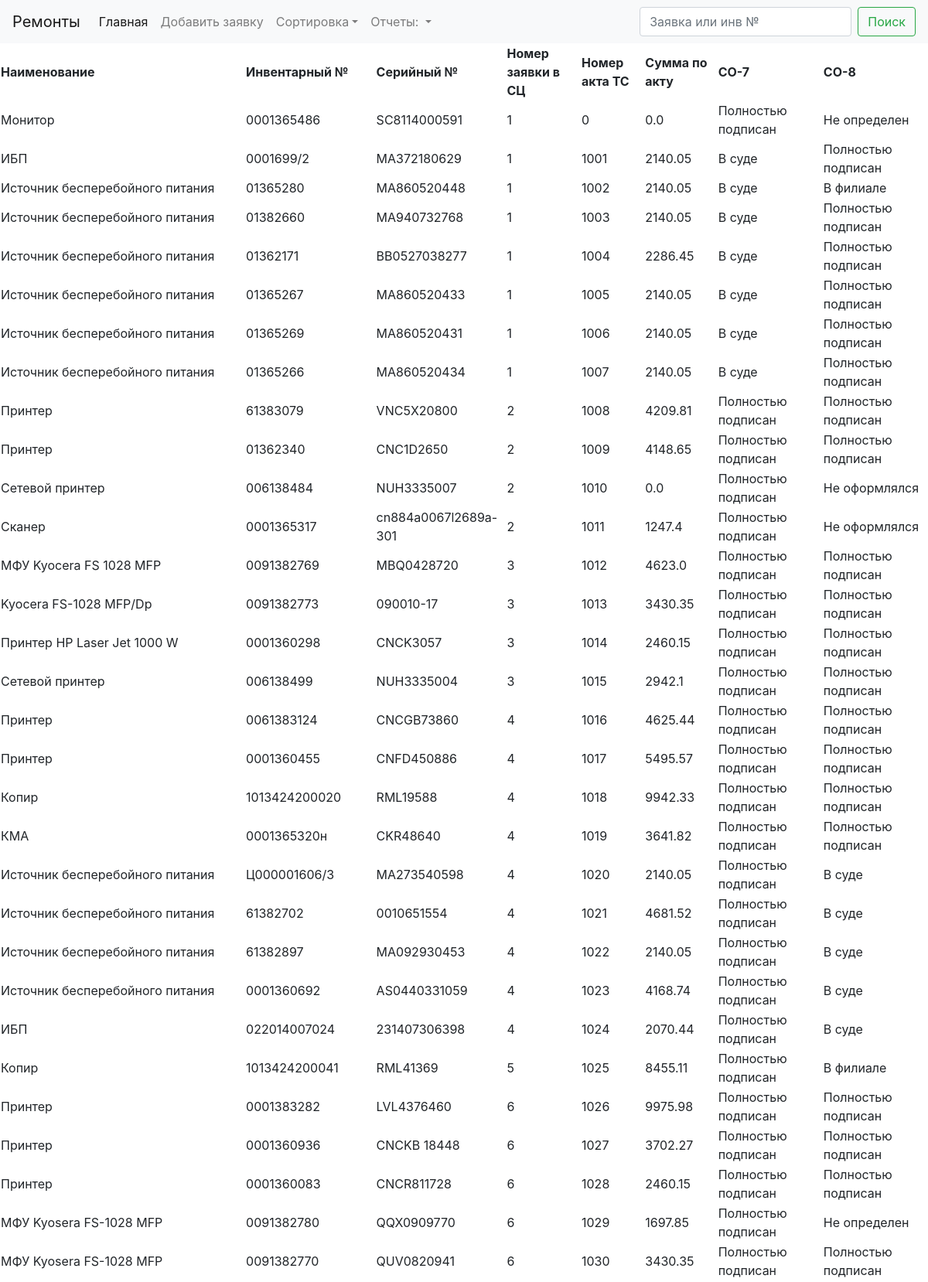
Page /reportservice (upper part) on the committed database.
### akts/models.py (models this page shows, shortened)
class Tickets(db.Model):
    id = db.Column(db.Integer, primary_key=True)
    localticket = db.Column(db.Integer)
    hotlineticket = db.Column(db.Integer)
    aktco7mode = db.Column(db.Integer)
    aktco7changedate = db.Column(db.Date)
    aktco7date = db.Column(db.Date)
    aktco8mode = db.Column(db.Integer)
    aktco8changedate = db.Column(db.Date)
    aktco8date = db.Column(db.Date)
    aktco41mode = db.Column(db.Integer)
    aktco42mode = db.Column(db.Integer)
    lowcourtcode = db.Column(db.String(8))
    serviceprovider = db.Column(db.Integer)
    serviceproviderdate = db.Column(db.Date)
    location = db.Column(db.Integer)
    locationdate = db.Column(db.Date)
    name = db.Column(db.String(50))
    inventnumder = db.Column(db.String(12))
    serialnumber = db.Column(db.String(12))
    serviceticket = db.Column(db.Integer)
    serviceakt = db.Column(db.Integer)
    serviceprice = db.Column(db.Float)
    remark = db.Column(db.String(50))
    typeofequipment = db.Column(db.Integer)
    dead = db.Column(db.Boolean)
    akt_priemki = db.Column(db.Integer)
    def serviceticketList(self):
        query = Tickets.query.with_entities(Tickets.serviceticket).\
            filter(Tickets.serviceprovider == 8).\
            order_by(Tickets.serviceticket).\
            group_by(Tickets.serviceticket).all()
        return [x.serviceticket for x in query]
    def tiketsByTicket(self, serviceticket, serviceprovider):
        query = Tickets.query.filter((Tickets.serviceticket == serviceticket) and (Tickets.serviceprovider == serviceprovider)).order_by(
            Tickets.serviceakt).all()
        return Tickets.fullListFromQuery(query)
    def fullListFromQuery(query):
        result = [{'localticket': x.localticket,
                 'hotlineticket': x.hotlineticket,
                 'aktco7mode': x.aktco7mode,
                 'aktco7date': x.aktco7date,
                 'aktco8mode': x.aktco8mode,
                 'aktco8date': x.aktco8date,
                 'aktco41mode': x.aktco41mode,
                 'aktco42mode': x.aktco42mode,
                 'lowcourtcode': x.lowcourtcode,
                 'serviceprovider': x.serviceprovider,
                 'serviceproviderdate': x.serviceproviderdate,
                 'location': x.location,
                 'locationdate': x.locationdate,
                 'name': x.name,
                 'inventnumder': x.inventnumder,
                 'serialnumber': x.serialnumber,
                 'serviceticket': x.serviceticket,
                 'serviceakt': x.serviceakt,
                 'serviceprice': x.serviceprice,
                 'remark': x.remark,
                 'dead': x.dead,
                 'akt_priemki': x.akt_priemki} for x in query]
        for item in result:
            currentAct7Mode = ActMode.query.get(item['aktco7mode'])
            currntAct8Mode = ActMode.query.get(item['aktco8mode'])
            currntAct41Mode = ActMode.query.get(item['aktco41mode'])
            currntAct42Mode = ActMode.query.get(item['aktco42mode'])
            currentLocation = Location.query.get(item['location'])
            currentServiceProvider = ServiceProvider.query.get(item['serviceprovider'])
            currentLowCourt = LowCourt.query.filter_by(code=item['lowcourtcode']).first()
            item['aktco7modename'] = currentAct7Mode.name
            item['aktco8modename'] = currntAct8Mode.name
            item['aktco41modename'] = currntAct41Mode.name
            item['aktco42modename'] = currntAct42Mode.name
            item['locationname'] = currentLocation.name
            item['serviceprovidername'] = currentServiceProvider.name
            item['lowcourtname'] = currentLowCourt.name
        return result

class ActMode(db.Model):
    id = db.Column(db.Integer, primary_key = True)
    name = db.Column(db.String(50))

### akts/views.py (the view)
@app.route('/reportservice')
def reportservice():
    tickets = models.Tickets()
    result = []  # Полный список заявок в СЦ для вывода в HTML
    resultsum = []
    resultsumall = 0
    slist = tickets.serviceticketList()
    for item in slist:
        stlist = tickets.tiketsByTicket(item, 8)
        summa = 0
        for s in stlist:
            result.append(s)
            summa += s['serviceprice']
        resultsumall += summa
        resultsum.append({'serviceticket': item, 'summa': summa})
    return render_template('reportservice.html', result=result, resultsum=resultsum, resultsumall=resultsumall)

### akts/templates/reportservice.html (shortened to what this page needs)
{% extends "base.html" %}
{% block content %}
    <table>
        <tr><th>Наименование</th><th>Инвентарный №</th><th>Серийный №</th><th>Номер заявки в СЦ</th><th>Номер акта ТС</th><th>Сумма по акту</th><th>CO-7</th><th>CO-8</th></tr>
        {% for list in result %}
            <tr><td>{{ list.name }} </td>
                <td>{{ list.inventnumder }} </td>
                <td>{{ list.serialnumber }} </td>
                <td>{{ list.serviceticket }} </td>
                <td>{{ list.serviceakt }} </td>
                <td>{{ list.serviceprice }} </td>
                <td>{{ list.aktco7modename }} </td>
                <td>{{ list.aktco8modename }} </td>
            </tr>
        {% endfor %}
    </table>
    {% for foo in resultsum %}
        Итого по заявке № {{ foo.serviceticket }} - {{ foo.summa }} рублей. <br>
    {% endfor %}
{% endblock %}

### akts/templates/base.html (shortened to what this page needs)
<!DOCTYPE html>
<html lang="en">
<head>
    <link rel="stylesheet" href="https://maxcdn.bootstrapcdn.com/bootstrap/4.0.0/css/bootstrap.min.css">
</head>
<body>
    <nav class="navbar sticky-top navbar-expand-lg navbar-light bg-light">
        <a class="navbar-brand" href="#">Ремонты</a>
        <div class="collapse navbar-collapse" id="navbarNavDropdown">
            <ul class="navbar-nav">
            <li class="nav-item active">
                <a class="nav-link" href="{{ url_for('lst') }}">Главная <span class="sr-only">(current)</span></a>
            </li>
            <li class="nav-item">
                <a class="nav-link" href="{{ url_for('add') }}">Добавить заявку</a>
            </li>
            <li class="nav-item dropdown">
                <a class="nav-link dropdown-toggle" href="#" id="navbarDropdownMenuLinkSort" data-toggle="dropdown" aria-haspopup="true" aria-expanded="false">Сортировка</a>
            </li>
            <li class="nav-item dropdown">
                <a class="nav-link dropdown-toggle" href="#" id="navbarDropdownMenuLinkReport" data-toggle="dropdown" aria-haspopup="true" aria-expanded="false">
                Отчеты:
                </a>
            </li>
            </ul>
        </div>
      <form method="post" class="form-inline">
        <input name="seek" class="form-control mr-sm-2" type="search" placeholder="Заявка или инв №" aria-label="Search">
        <button class="btn btn-outline-success my-2 my-sm-0" type="submit">Поиск</button>
      </form>
    </nav>
    {% block content %} {% endblock %}
</body>
</html>

### rows in the picture
Tickets: name "Монитор", inventnumder "0001365486", serialnumber "SC8114000591", serviceprice "0.0"
ActMode: aktco7modename "Полностью подписан" "Полностью подписан" "Полностью подписан" "Полностью подписан" "Полностью подписан" "Полностью подписан" "Полностью подписан" "Полностью подписан" "Полностью подписан" "Полностью подписан" "Полностью подписан" "Полностью подписан" "Полностью подписан" "Полностью подписан" "Полностью подписан" "Полностью подписан" "Полностью подписан" "Полностью подписан" "Полностью подписан" "Полностью подписан" "Полностью подписан" "Полностью подписан" "Полностью подписан" "Полностью подписан", aktco8modename "Полностью подписан" "Полностью подписан" "Полностью подписан" "Полностью подписан" "Полностью подписан" "Полностью подписан" "Полностью подписан" "Полностью подписан" "Полностью подписан" "Полностью подписан" "Полностью подписан" "Полностью подписан" "Полностью подписан" "Полностью подписан" "Полностью подписан" "Полностью подписан" "Полностью подписан" "Полностью подписан" "Полностью подписан" "Полностью подписан"
ActMode: aktco8modename "Не определен" "Не определен"
Tickets: name "ИБП", inventnumder "0001699/2", serialnumber "MA372180629", serviceakt "1001", serviceprice "2140.05"
ActMode: aktco7modename "В суде" "В суде" "В суде" "В суде" "В суде" "В суде" "В суде", aktco8modename "В суде" "В суде" "В суде" "В суде" "В суде"
Tickets: name "Источник бесперебойного питания", inventnumder "01365280", serialnumber "MA860520448", serviceakt "1002", serviceprice "2140.05"
ActMode: aktco8modename "В филиале" "В филиале"
Tickets: name "Источник бесперебойного питания", inventnumder "01382660", serialnumber "MA940732768", serviceakt "1003", serviceprice "2140.05"
Tickets: name "Источник бесперебойного питания", inventnumder "01362171", serialnumber "BB0527038277", serviceakt "1004", serviceprice "2286.45"
Tickets: name "Источник бесперебойного питания", inventnumder "01365267", serialnumber "MA860520433", serviceakt "1005", serviceprice "2140.05"
Tickets: name "Источник бесперебойного питания", inventnumder "01365269", serialnumber "MA860520431", serviceakt "1006", serviceprice "2140.05"
Tickets: name "Источник бесперебойного питания", inventnumder "01365266", serialnumber "MA860520434", serviceakt "1007", serviceprice "2140.05"
Tickets: name "Принтер", inventnumder "61383079", serialnumber "VNC5X20800", serviceakt "1008", serviceprice "4209.81"
Tickets: name "Принтер", inventnumder "01362340", serialnumber "CNC1D2650", serviceakt "1009", serviceprice "4148.65"
Tickets: name "Сетевой принтер", inventnumder "006138484", serialnumber "NUH3335007", serviceakt "1010", serviceprice "0.0"
ActMode: aktco8modename "Не оформлялся" "Не оформлялся"
Tickets: name "Сканер", inventnumder "0001365317", serialnumber "cn884a0067l2689a-301", serviceakt "1011", serviceprice "1247.4"
Tickets: name "МФУ Kyocera FS 1028 MFP", inventnumder "0091382769", serialnumber "MBQ0428720", serviceakt "1012", serviceprice "4623.0"
Tickets: name "Kyocera FS-1028 MFP/Dp", inventnumder "0091382773", serialnumber "090010-17", serviceakt "1013", serviceprice "3430.35"
Tickets: name "Принтер HP Laser Jet 1000 W", inventnumder "0001360298", serialnumber "CNCK3057", serviceakt "1014", serviceprice "2460.15"
Tickets: name "Сетевой принтер", inventnumder "006138499", serialnumber "NUH3335004", serviceakt "1015", serviceprice "2942.1"
Tickets: name "Принтер", inventnumder "0061383124", serialnumber "CNCGB73860", serviceakt "1016", serviceprice "4625.44"
Tickets: name "Принтер", inventnumder "0001360455", serialnumber "CNFD450886", serviceakt "1017", serviceprice "5495.57"
Tickets: name "Копир", inventnumder "1013424200020", serialnumber "RML19588", serviceakt "1018", serviceprice "9942.33"
Tickets: name "КМА", inventnumder "0001365320н", serialnumber "CKR48640", serviceakt "1019", serviceprice "3641.82"
Tickets: name "Источник бесперебойного питания", inventnumder "Ц000001606/3", serialnumber "MA273540598", serviceakt "1020", serviceprice "2140.05"
Tickets: name "Источник бесперебойного питания", inventnumder "61382702", serialnumber "0010651554", serviceakt "1021", serviceprice "4681.52"
Tickets: name "Источник бесперебойного питания", inventnumder "61382897", serialnumber "MA092930453", serviceakt "1022", serviceprice "2140.05"
Tickets: name "Источник бесперебойного питания", inventnumder "0001360692", serialnumber "AS0440331059", serviceakt "1023", serviceprice "4168.74"
Tickets: name "ИБП", inventnumder "022014007024", serialnumber "231407306398", serviceakt "1024", serviceprice "2070.44"
Tickets: name "Копир", inventnumder "1013424200041", serialnumber "RML41369", serviceakt "1025", serviceprice "8455.11"
Tickets: name "Принтер", inventnumder "0001383282", serialnumber "LVL4376460", serviceakt "1026", serviceprice "9975.98"
Tickets: name "Принтер", inventnumder "0001360936", serialnumber "CNCKB 18448", serviceakt "1027", serviceprice "3702.27"
Tickets: name "Принтер", inventnumder "0001360083", serialnumber "CNCR811728", serviceakt "1028", serviceprice "2460.15"
Tickets: name "МФУ Kyosera FS-1028 MFP", inventnumder "0091382780", serialnumber "QQX0909770", serviceakt "1029", serviceprice "1697.85"
Tickets: name "МФУ Kyosera FS-1028 MFP", inventnumder "0091382770", serialnumber "QUV0820941", serviceakt "1030", serviceprice "3430.35"

### other values in the picture
{{ list.serviceticket }} "1" "1" "1" "1" "1" "1" "1" "1" "2" "2" "2" "2" "3" "3" "3" "3" "4" "4" "4" "4" "4" "4" "4" "4" "4" "5" "6" "6" "6" "6" "6"
{{ list.serviceakt }} "0"
